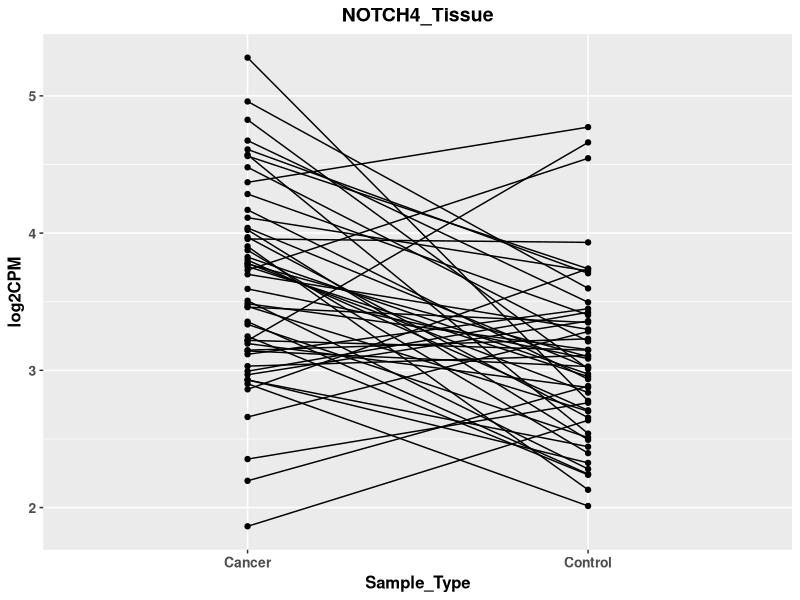

Write R code to recreate this figure.
library("ggplot2")
cpm_df = read.csv('NOTCH4.log2cpm.xls',sep='\t',header=T)

control <- cpm_df$log2CPM[cpm_df$Sample_Type == "Control"]
cancer <- cpm_df$log2CPM[cpm_df$Sample_Type == "Cancer"]
wilcox.test(control,cancer,paired = TRUE)

pdf('NOTCH4.log2cpm.pdf')

ggplot(data=cpm_df,mapping=aes(x=Sample_Type,y=log2CPM,group=Sample_Name))+
  geom_line()+ geom_point() + labs(title='NOTCH4_Tissue')+
  theme(plot.title = element_text(hjust = 0.5, size=14,face="bold"), axis.title.x=element_text(size=12,face="bold"), axis.title.y=element_text(size=12,face="bold"),axis.text.x=element_text(size=10,face="bold"),axis.text.y=element_text(size=10,face="bold"))

dev.off()
